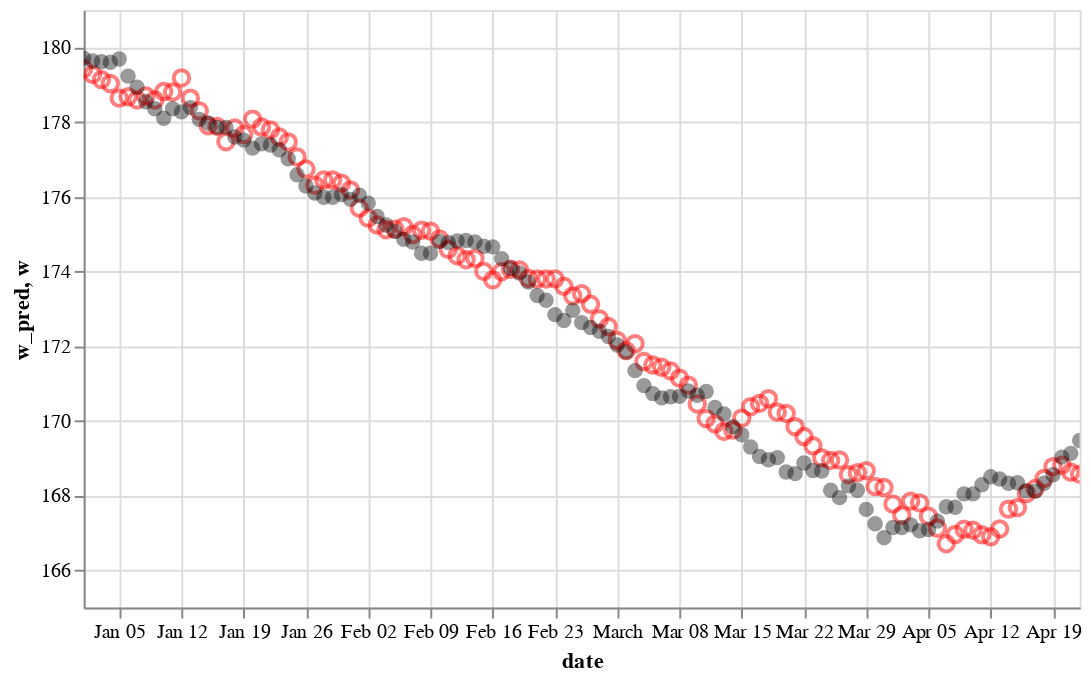

Notebook cell for this chart:
### Code cell
ys = (165, 181)
w=alt.Chart(data_test).mark_circle(size=60, opacity=0.4, color='black').encode(
    x='date',   
    y=alt.Y('w',
        scale=alt.Scale(domain=ys)
    ),      
    tooltip=['date', 'w', 'c', 's']
).properties(
    width=500,
    height=300
).interactive()
wp=alt.Chart(data_test).mark_point(size=60,opacity=0.5, color='red').encode(
    x='date',   
    y=alt.Y('w_pred',
        scale=alt.Scale(domain=ys)
    ),      
    tooltip=['date', 'w', 'c', 's']
).interactive()
wp+w

### Figure 1 — Vega-Lite specification as saved in the notebook (floating-point values rounded to 4 significant figures)
{"config": {"view": {"continuousWidth": 400, "continuousHeight": 300}}, "layer": [{"mark": {"type": "point", "color": "red", "opacity": 0.5, "size": 60}, "encoding": {"tooltip": [{"type": "temporal", "field": "date"}, {"type": "quantitative", "field": "w"}, {"type": "quantitative", "field": "c"}, {"type": "quantitative", "field": "s"}], "x": {"type": "temporal", "field": "date"}, "y": {"type": "quantitative", "field": "w_pred", "scale": {"domain": [165, 181]}}}, "selection": {"selector071": {"type": "interval", "bind": "scales", "encodings": ["x", "y"]}}}, {"mark": {"type": "circle", "color": "black", "opacity": 0.4, "size": 60}, "encoding": {"tooltip": [{"type": "temporal", "field": "date"}, {"type": "quantitative", "field": "w"}, {"type": "quantitative", "field": "c"}, {"type": "quantitative", "field": "s"}], "x": {"type": "temporal", "field": "date"}, "y": {"type": "quantitative", "field": "w", "scale": {"domain": [165, 181]}}}, "height": 300, "selection": {"selector070": {"type": "interval", "bind": "scales", "encodings": ["x", "y"]}}, "width": 500}], "data": {"name": "data-f952d946a0c98c5452c73a22fbe15a81"}, "$schema": "https://vega.github.io/schema/vega-lite/v4.0.2.json", "datasets": {"data-f952d946a0c98c5452c73a22fbe15a81": [{"w_prev": 179.2, "c_prev": 2413.0, "s_prev": 13720.0, "c": 2433.0, "s": 12340.0, "w": 179.7, "date": "2020-01-01T00:00:00", "w_pred": 179.4}, {"w_prev": 179.4, "c_prev": 2473.0, "s_prev": 13850.0, "c": 2296.0, "s": 12540.0, "w": 179.6, "date": "2020-01-02T00:00:00", "w_pred": 179.3}, {"w_prev": 179.4, "c_prev": 2499.0, "s_prev": 12540.0, "c": 2240.0, "s": 13620.0, "w": 179.6, "date": "2020-01-03T00:00:00", "w_pred": 179.1}, {"w_prev": 179.4, "c_prev": 2548.0, "s_prev": 11610.0, "c": 2194.0, "s": 14850.0, "w": 179.6, "date": "2020-01-04T00:00:00", "w_pred": 179.0}, {"w_prev": 179.3, "c_prev": 2562.0, "s_prev": 11210.0, "c": 2109.0, "s": 15720.0, "w": 179.7, "date": "2020-01-05T00:00:00", "w_pred": 178.6}, {"w_prev": 179.5, "c_prev": 2565.0, "s_prev": 9370.0, "c": 2055.0, "s": 16920.0, "w": 179.2, "date": "2020-01-06T00:00:00", "w_pred": 178.7}, {"w_prev": 179.6, "c_prev": 2564.0, "s_prev": 10920.0, "c": 1944.0, "s": 17050.0, "w": 178.9, "date": "2020-01-07T00:00:00", "w_pred": 178.6}, {"w_prev": 179.7, "c_prev": 2433.0, "s_prev": 12340.0, "c": 1944.0, "s": 17130.0, "w": 178.5, "date": "2020-01-08T00:00:00", "w_pred": 178.7}, {"w_prev": 179.6, "c_prev": 2296.0, "s_prev": 12540.0, "c": 1927.0, "s": 17210.0, "w": 178.4, "date": "2020-01-09T00:00:00", "w_pred": 178.6}, {"w_prev": 179.6, "c_prev": 2240.0, "s_prev": 13620.0, "c": 2044.0, "s": 16850.0, "w": 178.1, "date": "2020-01-10T00:00:00", "w_pred": 178.8}, {"w_prev": 179.6, "c_prev": 2194.0, "s_prev": 14850.0, "c": 2035.0, "s": 16470.0, "w": 178.4, "date": "2020-01-11T00:00:00", "w_pred": 178.8}, {"w_prev": 179.7, "c_prev": 2109.0, "s_prev": 15720.0, "c": 2170.0, "s": 15880.0, "w": 178.3, "date": "2020-01-12T00:00:00", "w_pred": 179.2}, {"w_prev": 179.2, "c_prev": 2055.0, "s_prev": 16920.0, "c": 2124.0, "s": 15910.0, "w": 178.4, "date": "2020-01-13T00:00:00", "w_pred": 178.6}, {"w_prev": 178.9, "c_prev": 1944.0, "s_prev": 17050.0, "c": 2105.0, "s": 16050.0, "w": 178.1, "date": "2020-01-14T00:00:00", "w_pred": 178.3}, {"w_prev": 178.5, "c_prev": 1944.0, "s_prev": 17130.0, "c": 2088.0, "s": 15690.0, "w": 178.0, "date": "2020-01-15T00:00:00", "w_pred": 177.9}, {"w_prev": 178.4, "c_prev": 1927.0, "s_prev": 17210.0, "c": 2161.0, "s": 15330.0, "w": 177.9, "date": "2020-01-16T00:00:00", "w_pred": 177.9}, {"w_prev": 178.1, "c_prev": 2044.0, "s_prev": 16850.0, "c": 2087.0, "s": 15520.0, "w": 177.9, "date": "2020-01-17T00:00:00", "w_pred": 177.5}, {"w_prev": 178.4, "c_prev": 2035.0, "s_prev": 16470.0, "c": 2168.0, "s": 16490.0, "w": 177.6, "date": "2020-01-18T00:00:00", "w_pred": 177.8}, {"w_prev": 178.3, "c_prev": 2170.0, "s_prev": 15880.0, "c": 2085.0, "s": 14920.0, "w": 177.5, "date": "2020-01-19T00:00:00", "w_pred": 177.7}, {"w_prev": 178.4, "c_prev": 2124.0, "s_prev": 15910.0, "c": 2204.0, "s": 13480.0, "w": 177.3, "date": "2020-01-20T00:00:00", "w_pred": 178.1}, {"w_prev": 178.1, "c_prev": 2105.0, "s_prev": 16050.0, "c": 2249.0, "s": 13280.0, "w": 177.4, "date": "2020-01-21T00:00:00", "w_pred": 177.9}, {"w_prev": 178.0, "c_prev": 2088.0, "s_prev": 15690.0, "c": 2262.0, "s": 13370.0, "w": 177.4, "date": "2020-01-22T00:00:00", "w_pred": 177.8}, {"w_prev": 177.9, "c_prev": 2161.0, "s_prev": 15330.0, "c": 2195.0, "s": 12210.0, "w": 177.3, "date": "2020-01-23T00:00:00", "w_pred": 177.6}, {"w_prev": 177.9, "c_prev": 2087.0, "s_prev": 15520.0, "c": 2123.0, "s": 12010.0, "w": 177.0, "date": "2020-01-24T00:00:00", "w_pred": 177.5}, {"w_prev": 177.6, "c_prev": 2168.0, "s_prev": 16490.0, "c": 2013.0, "s": 10550.0, "w": 176.6, "date": "2020-01-25T00:00:00", "w_pred": 177.1}, {"w_prev": 177.5, "c_prev": 2085.0, "s_prev": 14920.0, "c": 1937.0, "s": 12500.0, "w": 176.3, "date": "2020-01-26T00:00:00", "w_pred": 176.7}, {"w_prev": 177.3, "c_prev": 2204.0, "s_prev": 13480.0, "c": 1853.0, "s": 13730.0, "w": 176.1, "date": "2020-01-27T00:00:00", "w_pred": 176.3}, {"w_prev": 177.4, "c_prev": 2249.0, "s_prev": 13280.0, "c": 1859.0, "s": 13350.0, "w": 176.0, "date": "2020-01-28T00:00:00", "w_pred": 176.4}, {"w_prev": 177.4, "c_prev": 2262.0, "s_prev": 13370.0, "c": 1861.0, "s": 12880.0, "w": 176.0, "date": "2020-01-29T00:00:00", "w_pred": 176.4}, {"w_prev": 177.3, "c_prev": 2195.0, "s_prev": 12210.0, "c": 1910.0, "s": 14080.0, "w": 176.1, "date": "2020-01-30T00:00:00", "w_pred": 176.4}, {"w_prev": 177.0, "c_prev": 2123.0, "s_prev": 12010.0, "c": 1951.0, "s": 14570.0, "w": 175.9, "date": "2020-01-31T00:00:00", "w_pred": 176.2}, {"w_prev": 176.6, "c_prev": 2013.0, "s_prev": 10550.0, "c": 1946.0, "s": 15800.0, "w": 176.0, "date": "2020-02-01T00:00:00", "w_pred": 175.7}, {"w_prev": 176.3, "c_prev": 1937.0, "s_prev": 12500.0, "c": 1969.0, "s": 16080.0, "w": 175.8, "date": "2020-02-02T00:00:00", "w_pred": 175.4}, {"w_prev": 176.1, "c_prev": 1853.0, "s_prev": 13730.0, "c": 1974.0, "s": 16380.0, "w": 175.5, "date": "2020-02-03T00:00:00", "w_pred": 175.2}, {"w_prev": 176.0, "c_prev": 1859.0, "s_prev": 13350.0, "c": 1952.0, "s": 15750.0, "w": 175.2, "date": "2020-02-04T00:00:00", "w_pred": 175.1}, {"w_prev": 176.0, "c_prev": 1861.0, "s_prev": 12880.0, "c": 1939.0, "s": 14800.0, "w": 175.1, "date": "2020-02-05T00:00:00", "w_pred": 175.1}, {"w_prev": 176.1, "c_prev": 1910.0, "s_prev": 14080.0, "c": 1920.0, "s": 14080.0, "w": 174.9, "date": "2020-02-06T00:00:00", "w_pred": 175.2}, {"w_prev": 175.9, "c_prev": 1951.0, "s_prev": 14570.0, "c": 1887.0, "s": 14550.0, "w": 174.8, "date": "2020-02-07T00:00:00", "w_pred": 175.0}, {"w_prev": 176.0, "c_prev": 1946.0, "s_prev": 15800.0, "c": 1878.0, "s": 14070.0, "w": 174.5, "date": "2020-02-08T00:00:00", "w_pred": 175.1}, {"w_prev": 175.8, "c_prev": 1969.0, "s_prev": 16080.0, "c": 1961.0, "s": 13550.0, "w": 174.5, "date": "2020-02-09T00:00:00", "w_pred": 175.1}, {"w_prev": 175.5, "c_prev": 1974.0, "s_prev": 16380.0, "c": 2019.0, "s": 12940.0, "w": 174.8, "date": "2020-02-10T00:00:00", "w_pred": 174.9}, {"w_prev": 175.2, "c_prev": 1952.0, "s_prev": 15750.0, "c": 2017.0, "s": 14050.0, "w": 174.8, "date": "2020-02-11T00:00:00", "w_pred": 174.6}, {"w_prev": 175.1, "c_prev": 1939.0, "s_prev": 14800.0, "c": 2017.0, "s": 14060.0, "w": 174.8, "date": "2020-02-12T00:00:00", "w_pred": 174.4}, {"w_prev": 174.9, "c_prev": 1920.0, "s_prev": 14080.0, "c": 2060.0, "s": 13630.0, "w": 174.8, "date": "2020-02-13T00:00:00", "w_pred": 174.3}, {"w_prev": 174.8, "c_prev": 1887.0, "s_prev": 14550.0, "c": 2058.0, "s": 11320.0, "w": 174.8, "date": "2020-02-14T00:00:00", "w_pred": 174.3}, {"w_prev": 174.5, "c_prev": 1878.0, "s_prev": 14070.0, "c": 2049.0, "s": 12080.0, "w": 174.7, "date": "2020-02-15T00:00:00", "w_pred": 174.0}, {"w_prev": 174.5, "c_prev": 1961.0, "s_prev": 13550.0, "c": 1946.0, "s": 12540.0, "w": 174.7, "date": "2020-02-16T00:00:00", "w_pred": 173.8}, {"w_prev": 174.8, "c_prev": 2019.0, "s_prev": 12940.0, "c": 1888.0, "s": 12110.0, "w": 174.3, "date": "2020-02-17T00:00:00", "w_pred": 174.0}, {"w_prev": 174.8, "c_prev": 2017.0, "s_prev": 14050.0, "c": 1931.0, "s": 11860.0, "w": 174.1, "date": "2020-02-18T00:00:00", "w_pred": 174.1}, {"w_prev": 174.8, "c_prev": 2017.0, "s_prev": 14060.0, "c": 1935.0, "s": 13340.0, "w": 174.0, "date": "2020-02-19T00:00:00", "w_pred": 174.0}, {"w_prev": 174.8, "c_prev": 2060.0, "s_prev": 13630.0, "c": 1850.0, "s": 14980.0, "w": 173.7, "date": "2020-02-20T00:00:00", "w_pred": 173.8}, {"w_prev": 174.8, "c_prev": 2058.0, "s_prev": 11320.0, "c": 1912.0, "s": 17020.0, "w": 173.4, "date": "2020-02-21T00:00:00", "w_pred": 173.8}, {"w_prev": 174.7, "c_prev": 2049.0, "s_prev": 12080.0, "c": 1965.0, "s": 16810.0, "w": 173.2, "date": "2020-02-22T00:00:00", "w_pred": 173.8}, {"w_prev": 174.7, "c_prev": 1946.0, "s_prev": 12540.0, "c": 1974.0, "s": 16800.0, "w": 172.8, "date": "2020-02-23T00:00:00", "w_pred": 173.8}, {"w_prev": 174.3, "c_prev": 1888.0, "s_prev": 12110.0, "c": 2015.0, "s": 16190.0, "w": 172.7, "date": "2020-02-24T00:00:00", "w_pred": 173.6}, {"w_prev": 174.1, "c_prev": 1931.0, "s_prev": 11860.0, "c": 1995.0, "s": 15400.0, "w": 173.0, "date": "2020-02-25T00:00:00", "w_pred": 173.3}, {"w_prev": 174.0, "c_prev": 1935.0, "s_prev": 13340.0, "c": 2049.0, "s": 13790.0, "w": 172.6, "date": "2020-02-26T00:00:00", "w_pred": 173.4}, {"w_prev": 173.7, "c_prev": 1850.0, "s_prev": 14980.0, "c": 2034.0, "s": 14030.0, "w": 172.5, "date": "2020-02-27T00:00:00", "w_pred": 173.1}, {"w_prev": 173.4, "c_prev": 1912.0, "s_prev": 17020.0, "c": 2007.0, "s": 13730.0, "w": 172.4, "date": "2020-02-28T00:00:00", "w_pred": 172.7}, {"w_prev": 173.2, "c_prev": 1965.0, "s_prev": 16810.0, "c": 1965.0, "s": 13660.0, "w": 172.3, "date": "2020-02-29T00:00:00", "w_pred": 172.5}, {"w_prev": 172.8, "c_prev": 1974.0, "s_prev": 16800.0, "c": 1963.0, "s": 13430.0, "w": 172.0, "date": "2020-03-01T00:00:00", "w_pred": 172.1}, {"w_prev": 172.7, "c_prev": 2015.0, "s_prev": 16190.0, "c": 1940.0, "s": 14970.0, "w": 171.8, "date": "2020-03-02T00:00:00", "w_pred": 171.9}, {"w_prev": 173.0, "c_prev": 1995.0, "s_prev": 15400.0, "c": 1921.0, "s": 15930.0, "w": 171.3, "date": "2020-03-03T00:00:00", "w_pred": 172.1}, {"w_prev": 172.6, "c_prev": 2049.0, "s_prev": 13790.0, "c": 1872.0, "s": 17180.0, "w": 170.9, "date": "2020-03-04T00:00:00", "w_pred": 171.6}, {"w_prev": 172.5, "c_prev": 2034.0, "s_prev": 14030.0, "c": 1878.0, "s": 16730.0, "w": 170.7, "date": "2020-03-05T00:00:00", "w_pred": 171.5}, {"w_prev": 172.4, "c_prev": 2007.0, "s_prev": 13730.0, "c": 1892.0, "s": 16530.0, "w": 170.6, "date": "2020-03-06T00:00:00", "w_pred": 171.4}, {"w_prev": 172.3, "c_prev": 1965.0, "s_prev": 13660.0, "c": 1919.0, "s": 16670.0, "w": 170.6, "date": "2020-03-07T00:00:00", "w_pred": 171.3}, {"w_prev": 172.0, "c_prev": 1963.0, "s_prev": 13430.0, "c": 1940.0, "s": 16910.0, "w": 170.7, "date": "2020-03-08T00:00:00", "w_pred": 171.1}, {"w_prev": 171.8, "c_prev": 1940.0, "s_prev": 14970.0, "c": 1929.0, "s": 16540.0, "w": 170.8, "date": "2020-03-09T00:00:00", "w_pred": 171.0}, {"w_prev": 171.3, "c_prev": 1921.0, "s_prev": 15930.0, "c": 1925.0, "s": 16660.0, "w": 170.7, "date": "2020-03-10T00:00:00", "w_pred": 170.5}, {"w_prev": 170.9, "c_prev": 1872.0, "s_prev": 17180.0, "c": 1938.0, "s": 17170.0, "w": 170.8, "date": "2020-03-11T00:00:00", "w_pred": 170.1}, {"w_prev": 170.7, "c_prev": 1878.0, "s_prev": 16730.0, "c": 1968.0, "s": 16980.0, "w": 170.4, "date": "2020-03-12T00:00:00", "w_pred": 169.9}, {"w_prev": 170.6, "c_prev": 1892.0, "s_prev": 16530.0, "c": 1921.0, "s": 16850.0, "w": 170.2, "date": "2020-03-13T00:00:00", "w_pred": 169.7}, {"w_prev": 170.6, "c_prev": 1919.0, "s_prev": 16670.0, "c": 1910.0, "s": 16230.0, "w": 169.8, "date": "2020-03-14T00:00:00", "w_pred": 169.8}, {"w_prev": 170.7, "c_prev": 1940.0, "s_prev": 16910.0, "c": 2038.0, "s": 15050.0, "w": 169.6, "date": "2020-03-15T00:00:00", "w_pred": 170.1}, {"w_prev": 170.8, "c_prev": 1929.0, "s_prev": 16540.0, "c": 2129.0, "s": 15360.0, "w": 169.3, "date": "2020-03-16T00:00:00", "w_pred": 170.4}, {"w_prev": 170.7, "c_prev": 1925.0, "s_prev": 16660.0, "c": 2230.0, "s": 15260.0, "w": 169.0, "date": "2020-03-17T00:00:00", "w_pred": 170.5}, {"w_prev": 170.8, "c_prev": 1938.0, "s_prev": 17170.0, "c": 2213.0, "s": 13990.0, "w": 169.0, "date": "2020-03-18T00:00:00", "w_pred": 170.6}, {"w_prev": 170.4, "c_prev": 1968.0, "s_prev": 16980.0, "c": 2222.0, "s": 13040.0, "w": 169.0, "date": "2020-03-19T00:00:00", "w_pred": 170.2}, {"w_prev": 170.2, "c_prev": 1921.0, "s_prev": 16850.0, "c": 2307.0, "s": 13760.0, "w": 168.6, "date": "2020-03-20T00:00:00", "w_pred": 170.2}, {"w_prev": 169.8, "c_prev": 1910.0, "s_prev": 16230.0, "c": 2307.0, "s": 14060.0, "w": 168.6, "date": "2020-03-21T00:00:00", "w_pred": 169.8}, {"w_prev": 169.6, "c_prev": 2038.0, "s_prev": 15050.0, "c": 2275.0, "s": 13860.0, "w": 168.9, "date": "2020-03-22T00:00:00", "w_pred": 169.6}, {"w_prev": 169.3, "c_prev": 2129.0, "s_prev": 15360.0, "c": 2311.0, "s": 13690.0, "w": 168.7, "date": "2020-03-23T00:00:00", "w_pred": 169.3}, {"w_prev": 169.0, "c_prev": 2230.0, "s_prev": 15260.0, "c": 2228.0, "s": 11790.0, "w": 168.7, "date": "2020-03-24T00:00:00", "w_pred": 169.0}, {"w_prev": 169.0, "c_prev": 2213.0, "s_prev": 13990.0, "c": 2246.0, "s": 12220.0, "w": 168.1, "date": "2020-03-25T00:00:00", "w_pred": 168.9}, {"w_prev": 169.0, "c_prev": 2222.0, "s_prev": 13040.0, "c": 2233.0, "s": 12640.0, "w": 167.9, "date": "2020-03-26T00:00:00", "w_pred": 168.9}, {"w_prev": 168.6, "c_prev": 2307.0, "s_prev": 13760.0, "c": 2204.0, "s": 11690.0, "w": 168.3, "date": "2020-03-27T00:00:00", "w_pred": 168.6}, {"w_prev": 168.6, "c_prev": 2307.0, "s_prev": 14060.0, "c": 2213.0, "s": 10000.0, "w": 168.1, "date": "2020-03-28T00:00:00", "w_pred": 168.6}, {"w_prev": 168.9, "c_prev": 2275.0, "s_prev": 13860.0, "c": 2112.0, "s": 10610.0, "w": 167.6, "date": "2020-03-29T00:00:00", "w_pred": 168.7}, {"w_prev": 168.7, "c_prev": 2311.0, "s_prev": 13690.0, "c": 1988.0, "s": 10260.0, "w": 167.2, "date": "2020-03-30T00:00:00", "w_pred": 168.2}, {"w_prev": 168.7, "c_prev": 2228.0, "s_prev": 11790.0, "c": 2021.0, "s": 11910.0, "w": 166.9, "date": "2020-03-31T00:00:00", "w_pred": 168.2}, {"w_prev": 168.1, "c_prev": 2246.0, "s_prev": 12220.0, "c": 2036.0, "s": 11170.0, "w": 167.1, "date": "2020-04-01T00:00:00", "w_pred": 167.8}, {"w_prev": 167.9, "c_prev": 2233.0, "s_prev": 12640.0, "c": 1993.0, "s": 11560.0, "w": 167.1, "date": "2020-04-02T00:00:00", "w_pred": 167.5}, {"w_prev": 168.3, "c_prev": 2204.0, "s_prev": 11690.0, "c": 2000.0, "s": 10410.0, "w": 167.2, "date": "2020-04-03T00:00:00", "w_pred": 167.8}, {"w_prev": 168.1, "c_prev": 2213.0, "s_prev": 10000.0, "c": 2022.0, "s": 9912.0, "w": 167.1, "date": "2020-04-04T00:00:00", "w_pred": 167.8}, {"w_prev": 167.6, "c_prev": 2112.0, "s_prev": 10610.0, "c": 2064.0, "s": 8513.0, "w": 167.1, "date": "2020-04-05T00:00:00", "w_pred": 167.4}, {"w_prev": 167.2, "c_prev": 1988.0, "s_prev": 10260.0, "c": 2091.0, "s": 8430.0, "w": 167.3, "date": "2020-04-06T00:00:00", "w_pred": 167.1}, {"w_prev": 166.9, "c_prev": 2021.0, "s_prev": 11910.0, "c": 2050.0, "s": 7719.0, "w": 167.7, "date": "2020-04-07T00:00:00", "w_pred": 166.7}, {"w_prev": 167.1, "c_prev": 2036.0, "s_prev": 11170.0, "c": 2046.0, "s": 7975.0, "w": 167.7, "date": "2020-04-08T00:00:00", "w_pred": 167.0}, {"w_prev": 167.1, "c_prev": 1993.0, "s_prev": 11560.0, "c": 2107.0, "s": 7547.0, "w": 168.0, "date": "2020-04-09T00:00:00", "w_pred": 167.1}, {"w_prev": 167.2, "c_prev": 2000.0, "s_prev": 10410.0, "c": 2093.0, "s": 9006.0, "w": 168.0, "date": "2020-04-10T00:00:00", "w_pred": 167.1}, {"w_prev": 167.1, "c_prev": 2022.0, "s_prev": 9912.0, "c": 2120.0, "s": 9466.0, "w": 168.3, "date": "2020-04-11T00:00:00", "w_pred": 166.9}, {"w_prev": 167.1, "c_prev": 2064.0, "s_prev": 8513.0, "c": 2088.0, "s": 9844.0, "w": 168.5, "date": "2020-04-12T00:00:00", "w_pred": 166.9}, {"w_prev": 167.3, "c_prev": 2091.0, "s_prev": 8430.0, "c": 2077.0, "s": 9711.0, "w": 168.4, "date": "2020-04-13T00:00:00", "w_pred": 167.1}, {"w_prev": 167.7, "c_prev": 2050.0, "s_prev": 7719.0, "c": 2157.0, "s": 9819.0, "w": 168.3, "date": "2020-04-14T00:00:00", "w_pred": 167.6}, {"w_prev": 167.7, "c_prev": 2046.0, "s_prev": 7975.0, "c": 2191.0, "s": 10130.0, "w": 168.3, "date": "2020-04-15T00:00:00", "w_pred": 167.7}, {"w_prev": 168.0, "c_prev": 2107.0, "s_prev": 7547.0, "c": 2208.0, "s": 10300.0, "w": 168.1, "date": "2020-04-16T00:00:00", "w_pred": 168.1}, {"w_prev": 168.0, "c_prev": 2093.0, "s_prev": 9006.0, "c": 2242.0, "s": 8838.0, "w": 168.1, "date": "2020-04-17T00:00:00", "w_pred": 168.2}, {"w_prev": 168.3, "c_prev": 2120.0, "s_prev": 9466.0, "c": 2281.0, "s": 9807.0, "w": 168.3, "date": "2020-04-18T00:00:00", "w_pred": 168.5}, {"w_prev": 168.5, "c_prev": 2088.0, "s_prev": 9844.0, "c": 2357.0, "s": 10760.0, "w": 168.6, "date": "2020-04-19T00:00:00", "w_pred": 168.8}, {"w_prev": 168.4, "c_prev": 2077.0, "s_prev": 9711.0, "c": 2384.0, "s": 9888.0, "w": 169.0, "date": "2020-04-20T00:00:00", "w_pred": 168.8}, {"w_prev": 168.3, "c_prev": 2157.0, "s_prev": 9819.0, "c": 2353.0, "s": 10200.0, "w": 169.1, "date": "2020-04-21T00:00:00", "w_pred": 168.6}, {"w_prev": 168.3, "c_prev": 2191.0, "s_prev": 10130.0, "c": 2311.0, "s": 9873.0, "w": 169.5, "date": "2020-04-22T00:00:00", "w_pred": 168.6}]}}
